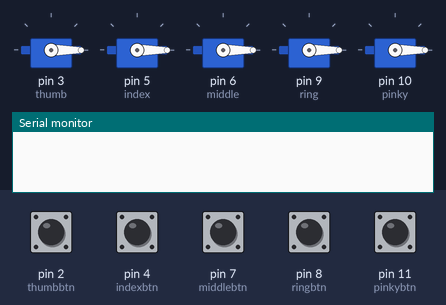
The sketch below on a simulated Arduino Uno, built with avr-gcc and run on an emulated ATmega328P. Shown: 5 × servo, the last lines printed to the serial monitor. The inputs (shaded band) are chosen by the test bench; at power-on: pin 2 (thumbbtn), pin 4 (indexbtn), pin 7 (middlebtn), pin 8 (ringbtn) HIGH, pin 11 (pinkybtn) LOW.

Above: at 1.2 s.
1.3 s: pin 11 (pinkybtn) pulled HIGH for 0.15 s
At 2.6 s:
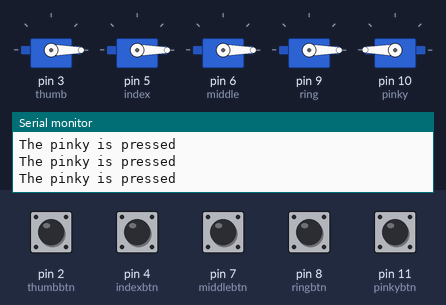
Timing chart, 0 to 4.3 s (numbered marks = the images above; inputs shaded):
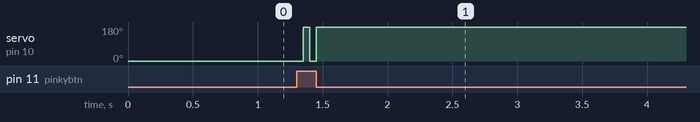

Measured:
- after the input at 1.3 s, servo on pin 10 (pinky): 0° → 180° after 0.05 s

The sketch:

Contoled_Prosthetic_Hand_Buttons.ino
```cpp
#include<Servo.h>

int thumbbtn = 2;
int indexbtn = 4;
int middlebtn = 7;
int ringbtn = 8;
int pinkybtn = 11;

int thumbangle = 0;
int indexangle = 0;
int middleangle = 0;
int ringangle = 0;
int pinkyangle = 0;

Servo thumb;
Servo index;
Servo middle;
Servo ring;
Servo pinky;

int thumbbtnState;
int indexbtnState;
int middlebtnState;
int ringbtnState;
int pinkybtnState;

int lastthumbbtnState;
int lastindexbtnState;
int lastmiddlebtnState;
int lastringbtnState;
int lastpinkybtnState;

void setup() {
  Serial.begin(9600);
  pinMode(thumbbtn, INPUT_PULLUP);
  pinMode(indexbtn, INPUT_PULLUP);
  pinMode(middlebtn, INPUT_PULLUP);
  pinMode(ringbtn, INPUT_PULLUP);
  pinMode(pinkybtn, INPUT);

  thumb.attach(3);
  index.attach(5);
  middle.attach(6);
  ring.attach(9);
  pinky.attach(10);

  thumb.write(thumbangle);
  index.write(indexangle);
  middle.write(middleangle);
  ring.write(ringangle);
  pinky.write(pinkyangle);

  thumbbtnState = digitalRead (thumbbtn);
  indexbtnState = digitalRead (indexbtn);
  middlebtnState = digitalRead (middlebtn);
  ringbtnState = digitalRead (ringbtn);
  pinkybtnState = digitalRead (pinkybtn);
}
void loop() {

  lastthumbbtnState = thumbbtnState;
  lastthumbbtnState = digitalRead(thumbbtn);

  if(lastthumbbtnState == HIGH && thumbbtnState == LOW) {
    delay(50);
  	Serial.println("The thumb button is pressed");

    if(thumbangle == 0)
      thumbangle = 180;
    else
    if(thumbangle == 180)
      thumbangle = 0;

     thumb.write(thumbangle);
  }

  lastindexbtnState = indexbtnState;
  lastindexbtnState = digitalRead(indexbtn);

  if(lastindexbtnState == HIGH && indexbtnState == LOW) {
    delay(50);
  	Serial.println("The tindex is pressed");

    if(indexangle == 0)
      indexangle = 180;
    else
    if(indexangle == 180)
      indexangle = 0;

     index.write(indexangle);
  }

  lastmiddlebtnState = middlebtnState;
  lastmiddlebtnState = digitalRead(middlebtn);

  if(lastmiddlebtnState == HIGH && middlebtnState == LOW) {
    delay(50);
  	Serial.println("The middle is pressed");

    if(middleangle == 0)
      middleangle = 180;
    else
    if(middleangle == 180)
      middleangle = 0;

     middle.write(middleangle);
  }

  lastringbtnState = ringbtnState;
  lastringbtnState = digitalRead(ringbtn);

  if(lastringbtnState == HIGH && ringbtnState == LOW) {
    delay(50);
  	Serial.println("The ring is pressed");

    if(ringangle == 0)
      ringangle = 180;
    else
    if(ringangle == 180)
      ringangle = 0;

     ring.write(ringangle);
  }

  lastpinkybtnState = pinkybtnState;
  lastpinkybtnState = digitalRead(pinkybtn);

  if(lastpinkybtnState == HIGH && pinkybtnState == LOW) {
    delay(50);
  	Serial.println("The pinky is pressed");

    if(pinkyangle == 0)
      pinkyangle = 180;
    else
    if(pinkyangle == 180)
      pinkyangle = 0;

     pinky.write(pinkyangle);
  }
}
```
